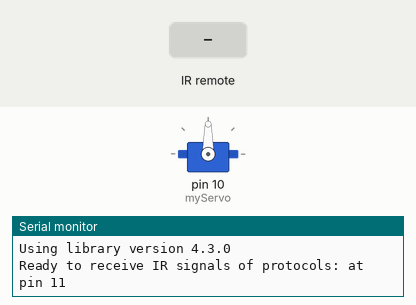
Bench run of a sketch on a simulated Arduino Uno, built with avr-gcc and run on an emulated ATmega328P. On the bench: servo, the last lines printed to the serial monitor. The inputs (shaded band) are chosen by the test bench.

Above: at 1.2 s.
1.3 s: infrared code 0x12 received
At 1.9 s:
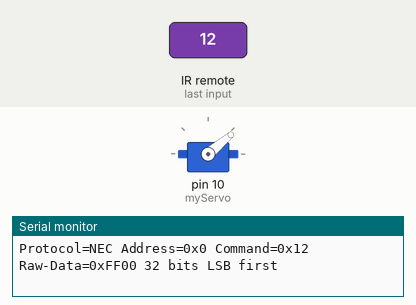
2.8 s: infrared code 0x1A received
At 4.2 s:
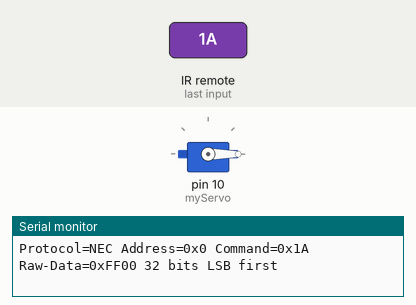
Timing chart, 0 to 5.8 s (numbered marks = the images above; inputs shaded):
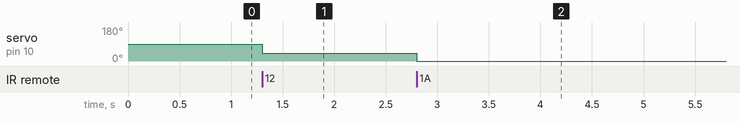

Measured:
- after the input at 1.3 s, servo on pin 10 (myServo): 90° → 40° at once
- after the input at 2.8 s, servo on pin 10 (myServo): 40° → 0° at once

The sketch:

IR_Sensor.ino
```cpp
//#define DECODE_DENON        // Includes Sharp
//#define DECODE_JVC
//#define DECODE_KASEIKYO
//#define DECODE_PANASONIC    // the same as DECODE_KASEIKYO
//#define DECODE_LG
#define DECODE_NEC          // Includes Apple and Onkyo
//#define DECODE_SAMSUNG
//#define DECODE_SONY
//#define DECODE_RC5
//#define DECODE_RC6

//#define DECODE_BOSEWAVE
//#define DECODE_LEGO_PF
//#define DECODE_MAGIQUEST
//#define DECODE_WHYNTER

//#define DECODE_DISTANCE     // universal decoder for pulse width or pulse distance protocols
//#define DEBUG // Activate this for lots of lovely debug output from the decoders.
//#define INFO                // To see valuable informations from universal decoder for pulse width or pulse distance protocols
//#define DECODE_HASH         // special decoder for all protocols
#define IR_RECEIVE_PIN 11
#include <Arduino.h>

/*
 * Define macros for input and output pin etc.
 */
//#include "PinDefinitionsAndMore.h"

#include <IRremote.hpp>
#include <Servo.h>

Servo myServo;

void setup() {
    Serial.begin(115200);
    // Just to know which program is running on my Arduino
    Serial.println(F("START " __FILE__ " from " __DATE__ "\r\nUsing library version " VERSION_IRREMOTE));
    myServo.attach(10);
    /*
     * Start the receiver, enable feedback LED and take LED feedback pin from the internal boards definition
     */
    IrReceiver.begin(IR_RECEIVE_PIN, ENABLE_LED_FEEDBACK, USE_DEFAULT_FEEDBACK_LED_PIN);

    Serial.print(F("Ready to receive IR signals of protocols: "));
    printActiveIRProtocols(&Serial);
    Serial.print(F("at pin "));
    Serial.println(IR_RECEIVE_PIN);
}

void loop() {
    /*
     * Check if received data is available and if yes, try to decode it.
     * Decoded result is in the IrReceiver.decodedIRData structure.
     *
     * E.g. command is in IrReceiver.decodedIRData.command
     * address is in command is in IrReceiver.decodedIRData.address
     * and up to 32 bit raw data in IrReceiver.decodedIRData.decodedRawData
     */
    if (IrReceiver.decode()) {

        // Print a short summary of received data
        IrReceiver.printIRResultShort(&Serial);
        if (IrReceiver.decodedIRData.protocol == UNKNOWN) {
            // We have an unknown protocol here, print more info
            IrReceiver.printIRResultRawFormatted(&Serial, true);
        }
        Serial.println();

        /*
         * !!!Important!!! Enable receiving of the next value,
         * since receiving has stopped after the end of the current received data packet.
         */
        IrReceiver.resume(); // Enable receiving of the next value

        /*
         * Finally, check the received data and perform actions according to the received command
         */
        if (IrReceiver.decodedIRData.command == 0x12) {
            myServo.write(40);
        } else if (IrReceiver.decodedIRData.command == 0x1A) {
            myServo.write(0);
        }
    }
}
```
